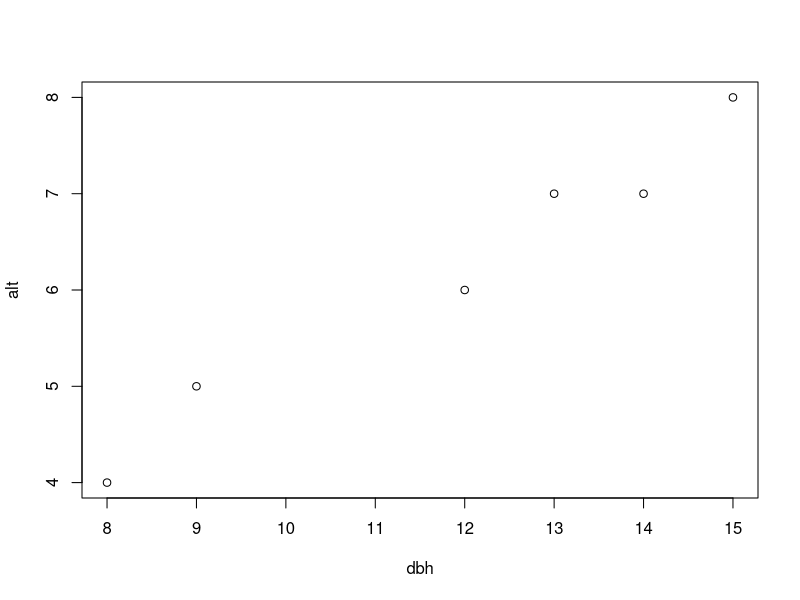
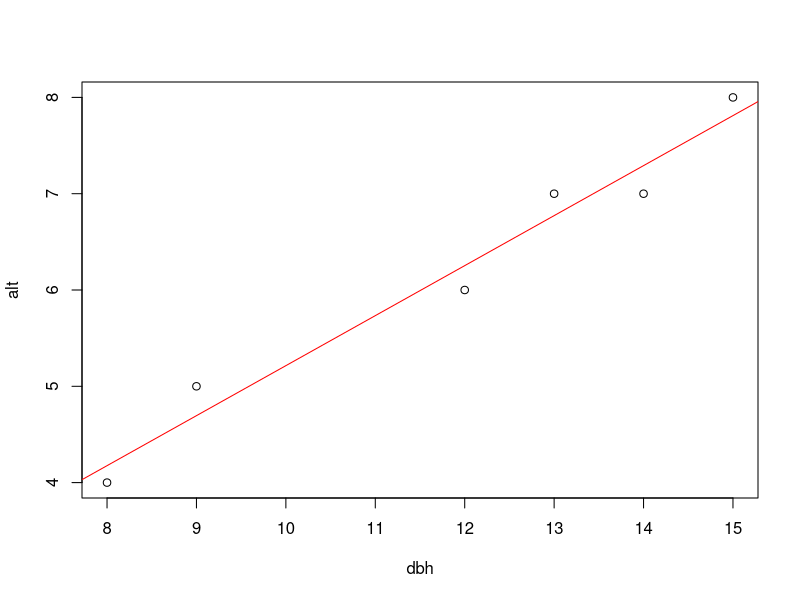

Generate these figures, in order, with R: (Note: this script raises an error after producing the figures.)
# Itzel Reta Heredia
# 8/30/2021
# 2124992
############

dbh <- c(15, 14, 13, 12, 9, 8)
alt <- c(8, 7, 7, 6, 5, 4)
prb <- data.frame(dbh, alt)

plot(dbh, alt)
cor.test(dbh, alt)



prb$xmn <- round(prb$dbh - mean(prb$dbh),2)
mean(prb$dbh)
prb$ymn <- round(prb$alt - mean(prb$alt),2)
mean(prb$alt)
prb$xmn2 <- round((prb$dbh - mean(prb$dbh))^2,2)

beta <- sum(prb$xmn * prb$ymn)/sum(prb$xmn2)
beta
alfa <- mean(prb$alt)- (beta*mean(prb$dbh))

prb$ypr <- round(alfa + (beta*prb$dbh),2)
sum(prb$res)^2
prb.lm <- lm(prb$alt ~ prb$dbh)
summary(prb.lm)

prb.lm$fitted.values

plot(dbh, alt)
abline(prb.lm, col = "red")

prb.lm2 <- anova(prb.lm)
prb.lm2



cbe.lm <- lm(cbe$LAI4 ~ cbe$Cnpy)

plot(cbe$Cnpy, cbe$LAI4)
abline(cbe.lm, col= "red")
summary(cbe.lm)

cbe.lm$fitted.values
cbe$ypr <- cbe.lm$fitted.values
